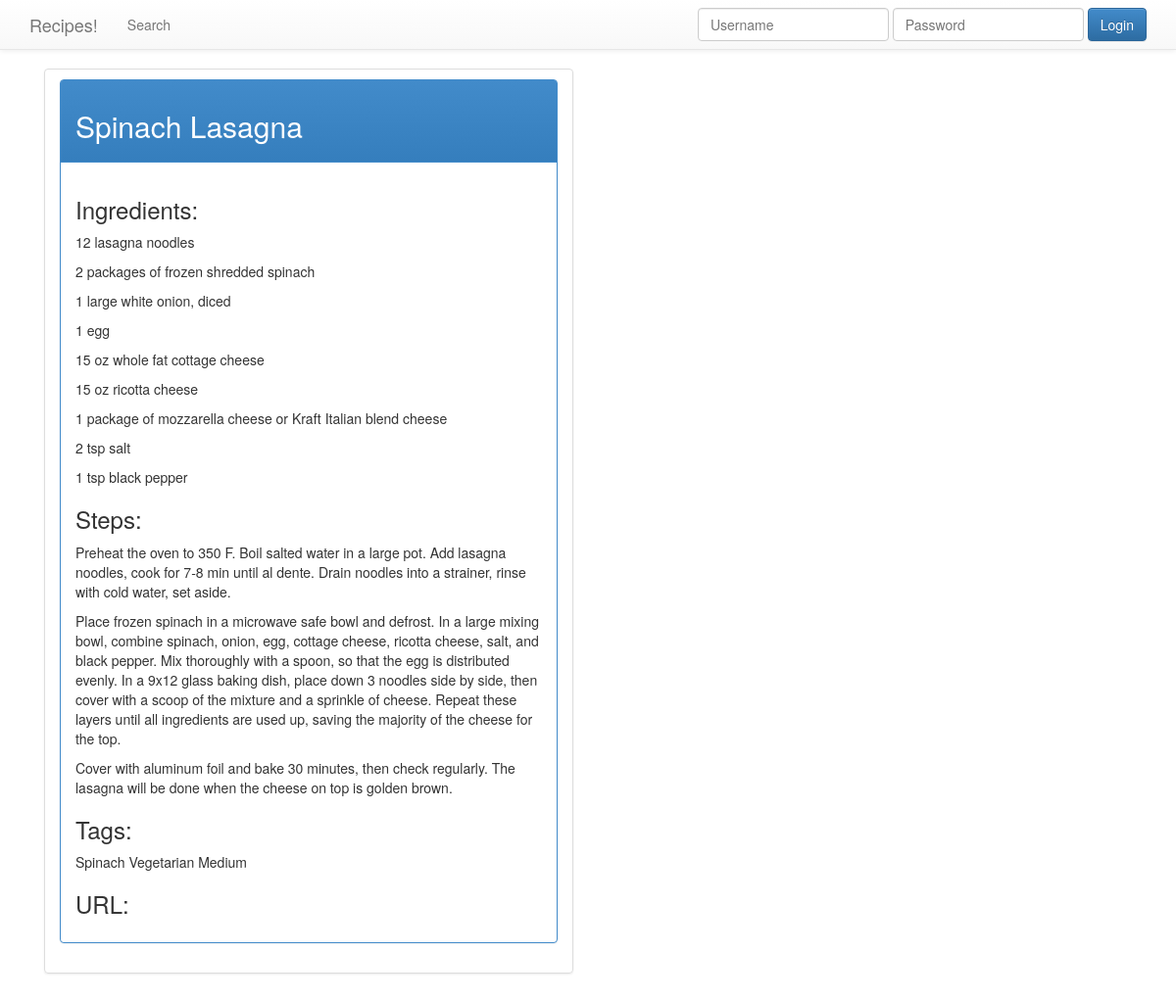
/view/12, run on an earlier commit of the app's database.
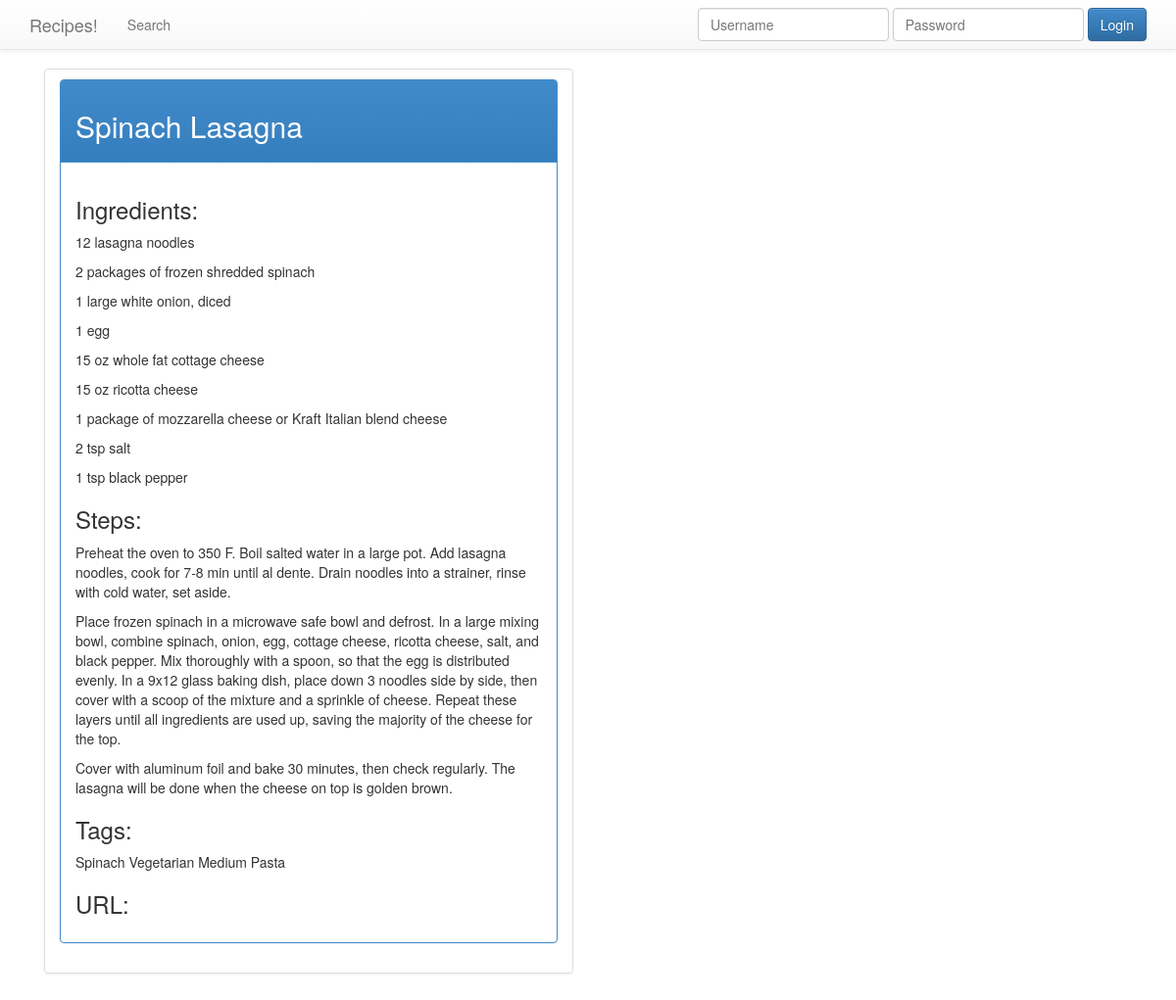
And on a later commit of the database.
### tables this page shows
CREATE TABLE entries (url TEXT, tags TEXT, id integer PRIMARY KEY, title text, ingredients text, steps text);

### flaskr.py (the view)
@app.route('/view/<id>')
def view_entry(id):
    db = get_db()
    cur = db.execute('select id, title, ingredients, steps, tags, url \
                      from entries where id = ? order by id desc',
                     [id.strip()])
    entries = cur.fetchall()
    return render_template('view_entry.html', entries=entries)

### flaskr.py (called while the page is built)
@app.template_filter()
@evalcontextfilter
def nl2br(eval_ctx, value):
    result = u'\n\n'.join(u'<p>%s</p>' % p.replace('\n', '<br>\n')
                          for p in _paragraph_re.split(escape(value)))
    if eval_ctx.autoescape:
        result = Markup(result)
    return result

def get_db():
    if not hasattr(g, 'sqlite_db'):
        g.sqlite_db = connect_db()
    return g.sqlite_db

def connect_db():
    rv = sqlite3.connect(app.config['DATABASE'])
    rv.row_factory = sqlite3.Row
    return rv

### templates/view_entry.html
{% extends "layout.html" %}
{% block body %}
  <div class="col-lg-6">
  {% for entry in entries %}
  <ul class="list-group">
    <li class="list-group-item">
    <div class="panel panel-primary">
        <div class="panel-heading">
        <h2>{{ entry.title }}</h2>{% if session.logged_in %}<a href="/edit/{{ entry.id }}" class="btn btn-sm btn-primary">Edit</a>{% endif %}
        </div>
        <div class="panel-body">
            <h3>Ingredients:</h3>{{ entry.ingredients|nl2br }}
            <h3>Steps:</h3>{{ entry.steps|nl2br }}
            <h3>Tags:</h3>{{ entry.tags }}
            <h3>URL:</h3>{{ entry.url }}
        </div>
    </div>
    </li>
    </ul>
  {% else %}
    <div class="alert alert-danger">Recipe #{{ entry.id }} does not exist.</div>
  {% endfor %}
  </div>
{% endblock %}

What changed in the data, as far as the page shows it:
changed entries "Spinach Lasagna": tags "Spinach Vegetarian Medium" → "Spinach Vegetarian Medium Pasta"
